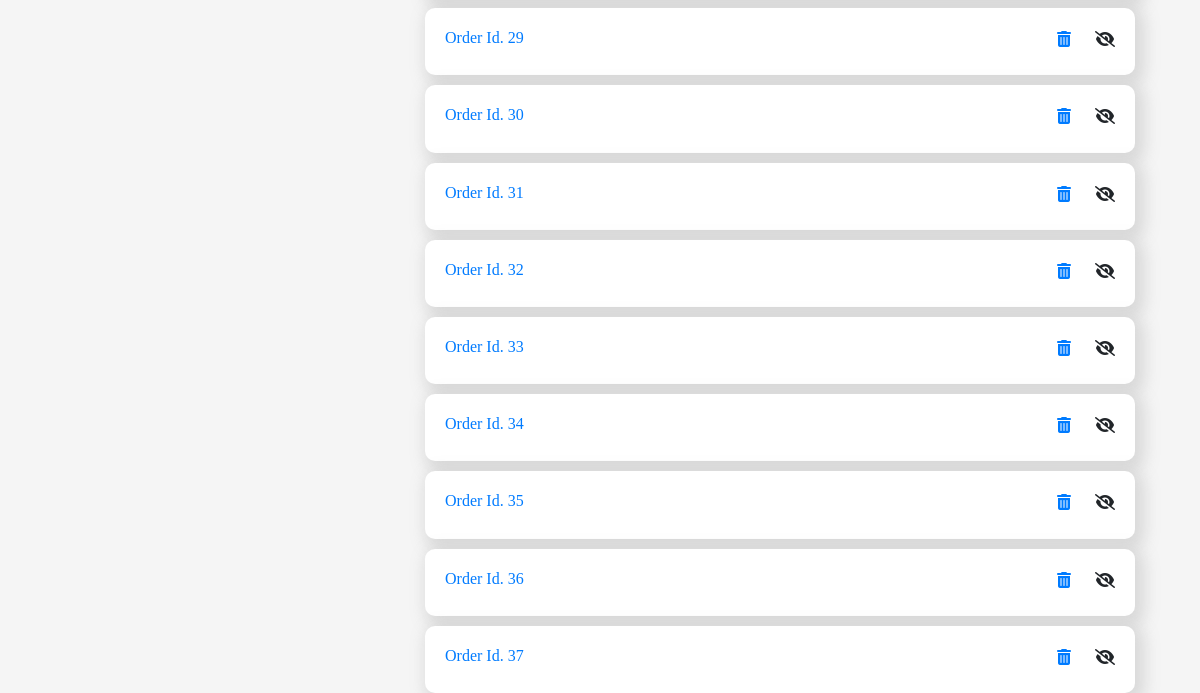
The page /orders (lower part) on the database as committed earlier.
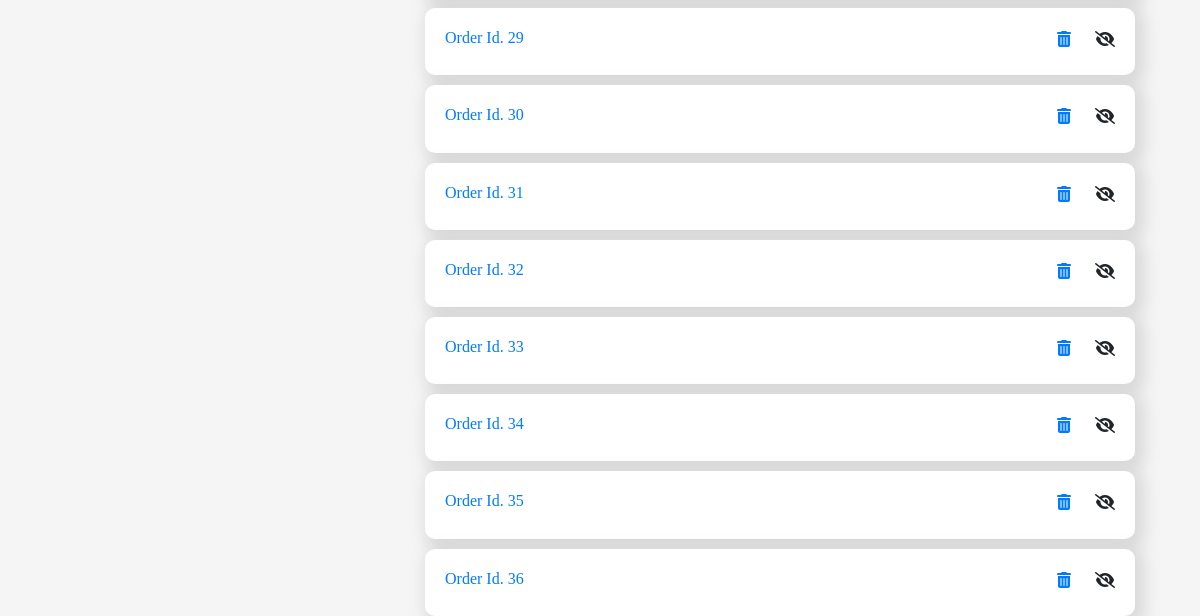
The same page on the database as committed later.
### models.py (models this page shows, shortened)
class Order(db.Model):
    id = db.Column(db.Integer, primary_key=True)
    order = db.Column(db.String(), nullable=False)
    user = db.Column(db.String(),nullable=False)
    phone = db.Column(db.String(), nullable=False)
    location = db.Column(db.String(), nullable=False)
    branch = db.Column(db.String(), nullable=False)
    date_created = db.Column(db.DateTime, default=datetime.utcnow)
    total = db.Column(db.String)
    delivered = db.Column(db.Boolean, default=False)

### app.py (the view)
@app.route('/orders')
def orders():
    orders = Order.query.all()
    return render_template('orders.html', orders=orders)

### templates/orders.html (shortened to what this page needs)
{% extends "dash.html" %}
{% block body %}
<div class="container">
    {% for order in orders %}
    <div class="strip">
        <a href="{{url_for('order', id=order.id)}}">
            <h6>Order Id. {{order.id}}</h6>
        </a>
            <div class="actions">
                <a href="{{url_for('delete', id=order.id)}}">
                <i class="fas fa-trash-alt" style="margin-right: 20px;"></i>
            </a>
                <i class="fas fa-eye-slash "></i>
            </div>
        </div>
        {% endfor %}
</div>
{% endblock %}

Rows that differ between the two databases and show on the page:
removed Order: id "37"
